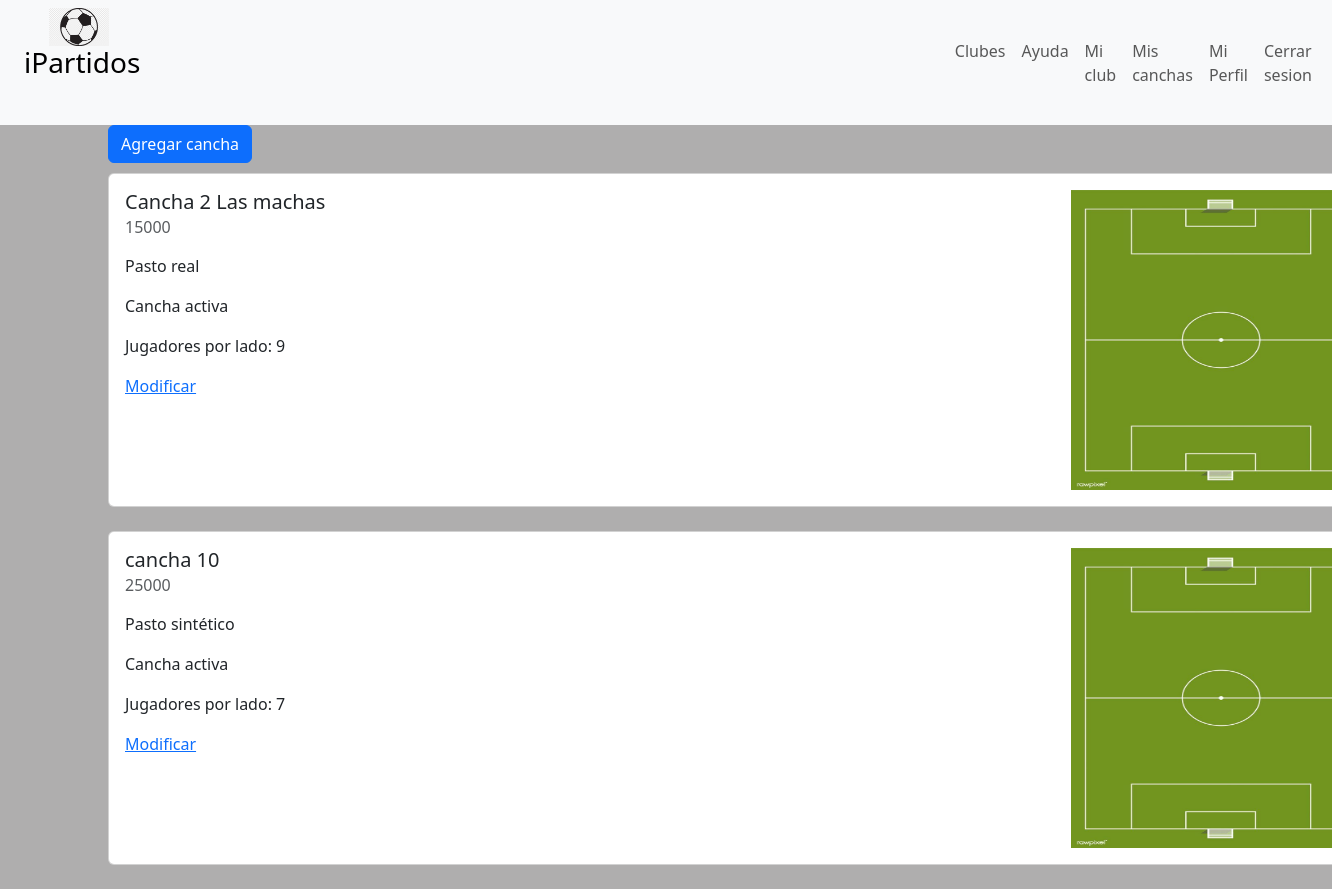
The app's page /fields/list/ (signed in) with its own data.
### canchas/models.py (models this page shows, shortened)
class Field(models.Model):
    id = models.AutoField(primary_key=True)
    name = models.CharField(max_length=100, default='', null=True, blank=True)
    description = models.CharField(max_length=100, default='', null=True, blank=True)
    groundType = models.CharField(max_length=100, default='', null=False, blank=True)
    fieldPhoto = models.ImageField(upload_to='field_photos', null=True, blank=True)
    price = models.IntegerField()
    isActive = models.BooleanField(default=True)
    playersPerSide = models.IntegerField(default=0)  # Provide a default value
    tenant = models.ForeignKey('registration.Tenant', on_delete=models.CASCADE, related_name='tenant_fields', null=True)

### canchas/views.py (the view)
# urls.py: path('list/', FieldListView.as_view() , name='canchas_list'),
class FieldListView(ListView):
    model = Field
    template_name = 'canchas/userFields_list.html'
    context_object_name = 'fields'
    def get_queryset(self):
        return Field.objects.filter(tenant=self.request.user.tenant)

### canchas/templates/canchas/userFields_list.html (shortened to what this page needs)
{% extends 'core/base.html' %}
    {% block content %}
        <div style="padding-bottom: 10px;">
            <a href="{% url 'create_field' %}">
                <button type="button" class="btn btn-primary">Agregar cancha</button>
            </a>
        </div>
        <form method="post" enctype="multipart/form-data">
            {% for field in fields|slice:"0::-1" %}
                <div class=''>
                    <div class="card" style="width: 80rem;">
                        <div class="card-body d-flex justify-content-between">
                            <div>
                                <h5 class="card-title">{{ field.name }}</h5>
                                <h6 class="card-subtitle mb-2 text-body-secondary">{{ field.price }}</h6>
                                <p class="card-text">
                                <p> {{ field.groundType }}</p>
                                {% if field.isActive == True %}
                                    <p>Cancha activa</p>
                                {% else %}
                                    <p>Cancha Inactiva</p>
                                {% endif %}
                                    <p>Jugadores por lado: {{ field.playersPerSide }} </p>
                                </p>
                                <a href="{% url 'cancha_update' pk=field.id %}" class="card-link">Modificar</a>
                            </div>
                            {% if field.fieldPhoto %}
                                <img src="{{ field.fieldPhoto.url }}" width="300" height="300">
                            {% else %}
                                {% load static %}
                            {% endif %}
                        </div>
                    </div>
                </div>
                <br>
            {% endfor %}
        </form>
    {% endblock %}

### core/static/core/css/style.css (style rules this page uses)
body { background: #afaeae; }
.card-body { display: flex; justify-content: space-between; }

### records on screen
Field: name "Cancha 2 Las machas", price "15000", groundType "Pasto real", isActive "Cancha activa", playersPerSide "9", fieldPhoto (picture)
Field: name "cancha 10", price "25000", groundType "Pasto sintético", isActive "Cancha activa", playersPerSide "7", fieldPhoto (picture)
